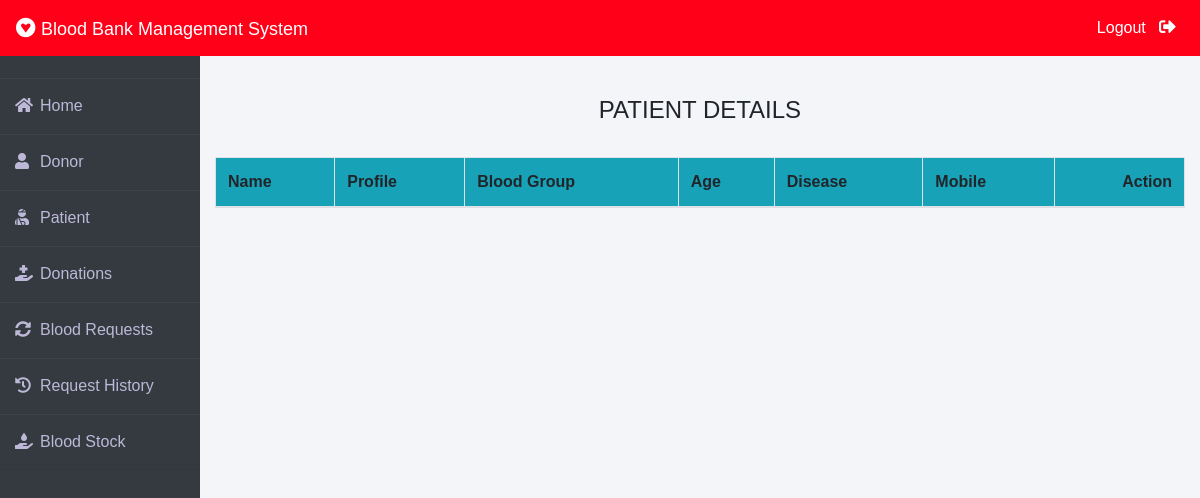
Page /admin-patient (signed in) on the earlier database version.
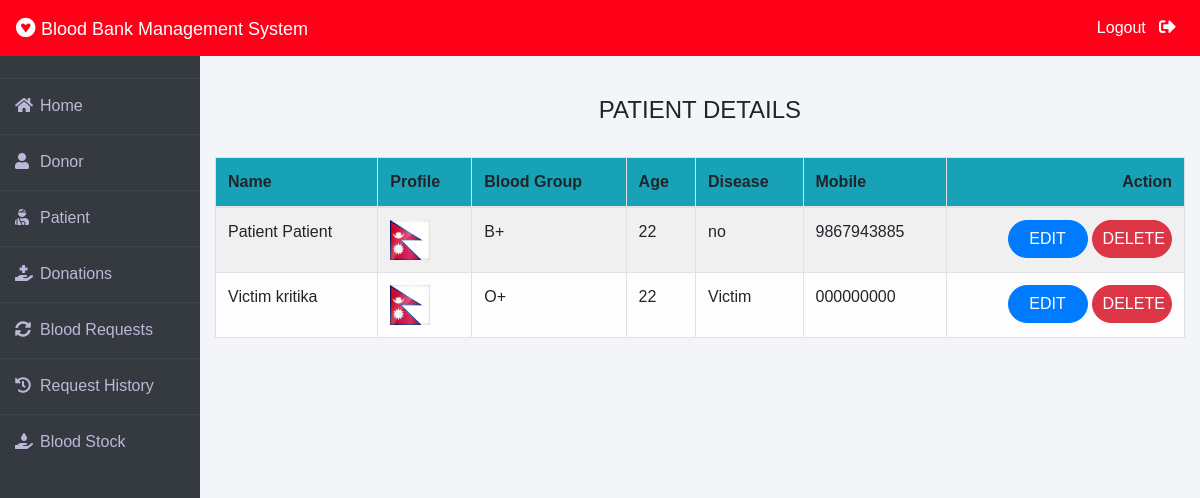
Same page on the later database version.
### patient/models.py (models this page shows, shortened)
class Patient(models.Model):
    user=models.OneToOneField(User,on_delete=models.CASCADE)
    profile_pic= models.ImageField(upload_to='profile_pic/Patient/',null=True,blank=True)
    age=models.PositiveIntegerField()
    bloodgroup=models.CharField(max_length=10)
    disease=models.CharField(max_length=100)
    doctorname=models.CharField(max_length=50)
    address = models.CharField(max_length=40)
    mobile = models.CharField(max_length=20,null=False)
    @property
    def get_name(self):
        return self.user.first_name+" "+self.user.last_name

### blood/views.py (the view)
# urls.py: path('admin-patient', views.admin_patient_view,name='admin-patient'),
@login_required(login_url='adminlogin')
def admin_patient_view(request):
    patients=pmodels.Patient.objects.all()
    return render(request,'blood/admin_patient.html',{'patients':patients})

### templates/blood/admin_patient.html
{% extends 'blood/adminbase.html' %}
{% block content %}
{% load widget_tweaks %}
{%load static%}
<br><br>
<div class="container">
    <H4 class="text-center">PATIENT DETAILS</H4><br>
    <table class="table table-light table-hover table-bordered table-striped">
        <thead class="bg-info">
            <tr>
                <th scope="col">Name</th>
                <th scope="col">Profile</th>
                <th scope="col">Blood Group</th>
                <th scope="col">Age</th>
                <th scope="col">Disease</th>
                <th scope="col">Mobile</th>
                <th class="text-right">Action</th>
            </tr>
        </thead>
        <tbody>
            {% for t in patients %}
            <tr>
                <td> {{t.get_name}}</td>
                <td> <img src="{% static t.profile_pic.url %}" alt="Profile Pic" height="40px" width="40px" /></td>
                <td>{{t.bloodgroup}}</td>
                <td>{{t.age}}</td>
                <td>{{t.disease}}</td>
                <td>{{t.mobile}}</td>
                <td class="text-right">
                    <button class="btn btn-primary badge-pill" style="width: 80px;"><a  style="text-decoration: none;color: white;" href="{% url 'update-patient' t.id  %}">EDIT</a> </button>
                    <button class="btn btn-danger badge-pill" style="width: 80px;"><a  style="text-decoration: none;color: white;" href="{% url 'delete-patient' t.id  %}">DELETE</a> </button>
                </td>
            </tr>
            {% endfor %}
        </tbody>
    </table>
</div>
{% endblock content %}

### templates/blood/adminbase.html (shortened to what this page needs)
<!DOCTYPE html>
<html lang="en">
<head>
    <link rel="stylesheet" href="https://maxcdn.bootstrapcdn.com/bootstrap/4.0.0/css/bootstrap.min.css">
    <link rel="stylesheet" href="https://cdnjs.cloudflare.com/ajax/libs/font-awesome/5.14.0/css/all.css">
</head>
<body>
    <nav class="navbar navbar-expand-lg navbar-light fixed-top bg-danger">
        <a style="color:white;" class="navbar-brand" href="/"><i class="fab fa-gratipay"></i>&nbsp;<font face = "Comic sans MS" size ="4">Blood Bank Management System</font></a>
        <div class="navbar-collapse collapse w-100 order-3 dual-collapse2">
            <ul class="navbar-nav ml-auto">
                <li class="nav-item">
                    <a class="nav-link" style="color: white;" href="/logout">Logout &nbsp; <i class="fas fa-sign-out-alt"></i></a>
                </li>
            </ul>
        </div>
      </nav>
<br><br>
<div class="wrapper">
    <div class="sidebar">
        <ul>
            <li><a style="text-decoration:none;" href="/"><i class="fas fa-home"></i>Home</a></li>
            <li><a style="text-decoration:none;" href="/admin-donor"><i class="fas fa-user"></i>Donor</a></li>
            <li><a style="text-decoration:none;" href="/admin-patient"><i class="fas fa-user-injured"></i>Patient</a></li>
            <li><a style="text-decoration:none;" href="/admin-donation"><i class="fas fa-hand-holding-medical"></i>Donations</a></li>
            <li><a style="text-decoration:none;" href="/admin-request"><i class="fas fa-sync-alt"></i>Blood Requests</a></li>
            <li><a style="text-decoration:none;" href="/admin-request-history"><i class="fas fa-history"></i>Request History</a></li>
            <li><a style="text-decoration:none;" href="/admin-blood"><i class="fas fa-hand-holding-water"></i>Blood Stock</a></li>
        </ul>
    </div>
    <div class="main_content">
{% block content %}
{% endblock content %}
    </div>
</div>
</body>
</html>

### templates/blood/adminbase.html (style rules this page uses)
* { margin: 0; padding: 0; box-sizing: border-box; list-style: none; text-decoration: none; font-family: 'Josefin Sans', sans-serif; }
body { background-color: #f3f5f9; }
.bg-danger { background-color: #ff0018!important; }
.wrapper { display: flex; position: relative; }
.wrapper .sidebar { width: 200px; height: 100%; background: #343a40; padding: 30px 0px; position: fixed; }
.wrapper .sidebar ul li { padding: 15px; border-bottom: 1px solid #bdb8d7; border-bottom: 1px solid rgba(0,0,0,0.05); border-top: 1px solid rgba(255,255,255,0.05); }
.wrapper .sidebar ul li a { color: #bdb8d7; display: block; }
.wrapper .sidebar ul li a .fas { width: 25px; }
.wrapper .main_content { width: 100%; margin-left: 200px; }
.fa-sign-out-alt { color: white; font-size: 2ex; }

Differences in the rows shown:
added Patient: get_name "Patient Patient", profile_pic (picture), bloodgroup "B+", age "22", disease "no", mobile "9867943885"
added Patient: get_name "Victim kritika", profile_pic (picture), bloodgroup "O+", age "22", disease "Victim", mobile "000000000"
